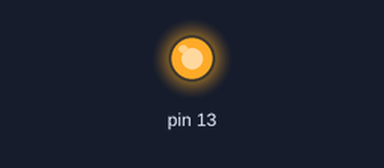
A sketch run on a simulated Arduino Uno, built with avr-gcc and run on an emulated ATmega328P. Shown: output pins drawn as LEDs (lit = HIGH). What the sketch prints to the serial monitor is not drawn.

Above: at 0.1 s.
Timing chart, 0 to 1.6 s (numbered marks = the images above):
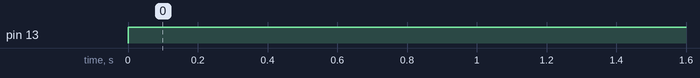

Measured:
- by itself, pin 13: LOW → HIGH at 0.00 s

The sketch:

powerDownWakePeriodic.ino
```cpp
// **** INCLUDES *****
#include "LowPower.h"

void setup() {
  Serial.begin(9600);
  // No setup is required for this library
  pinMode(13, OUTPUT);
}

void loop() {
  Serial.println("Going to sleep for 2 seconds");
  digitalWrite(13, HIGH);
  //LowPower.powerDown(SLEEP_2S, ADC_OFF, BOD_OFF);
  LowPower.idle(SLEEP_8S, ADC_OFF, TIMER2_OFF, TIMER1_OFF, TIMER0_OFF,SPI_OFF, USART0_OFF, TWI_OFF);
  Serial.println("Arduino: Hey I just Woke up");
  Serial.println("");
}
```
